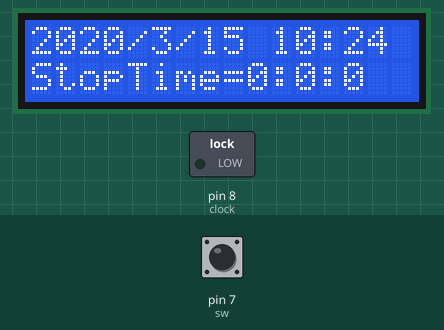
Bench run of a program on a simulated Arduino Uno, built with avr-gcc and run on an emulated ATmega328P. Parts: 16×2 character LCD, switched loads named in the program (green lamp = pin HIGH). The test bench sets the inputs (shaded band); at power-on: pin 7 (sw) HIGH. The local clock reads 2024-03-15 10:24:30 at power-on unless the program sets it; storage starts empty; what the program prints to the serial monitor is not drawn.

Above: at 4.3 s.
4.4 s: pin 7 (sw) pulled LOW for 1 s
At 5.2 s:
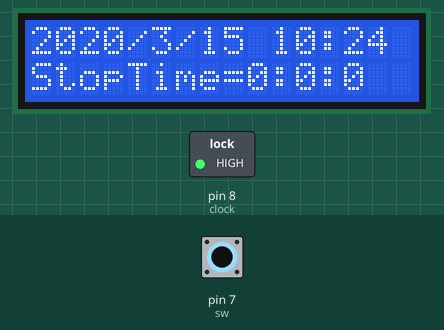
7.0 s: pin 7 (sw) pulled LOW for 1 s
At 9.2 s:
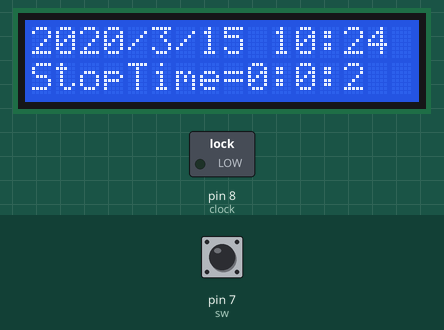
9.7 s: pin 7 (sw) pulled LOW for 3.2 s
At 10.4 s:
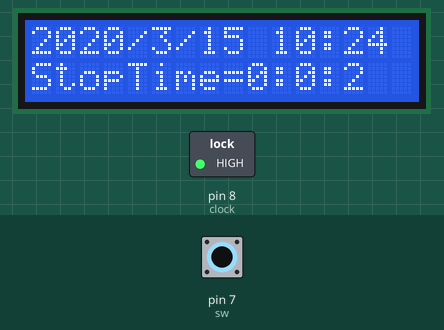
Timing chart, 0 to 14.5 s (numbered marks = the images above; inputs shaded):
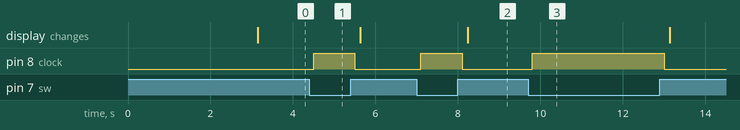

Measured:
- after the input at 4.4 s, pin 8 (clock): LOW → HIGH after 0.10 s, → LOW 1.0 s later
- after the input at 7.0 s, pin 8 (clock): LOW → HIGH after 0.10 s, → LOW 1.0 s later; the display: changes after 1.2 s (image 2)
- after the input at 9.7 s, pin 8 (clock): LOW → HIGH after 0.10 s, → LOW 3.2 s later

The program:

main.cpp
```cpp
#include <Arduino.h>
#include <Wire.h>
#include <Time.h>
#include <TimeLib.h>
#include <DS1307RTC.h>
#include <SPI.h>
#include <SD.h>
#include <LiquidCrystal_I2C.h>


LiquidCrystal_I2C lcd(0x3F, 16, 2);

unsigned long time_m = 0;       //正の整数のみでカウント小数点切り捨て。スイッチが押された時間を格納
unsigned long time_n = 0;       //正の整数のみでカウント小数点切り捨て。スイッチが離された時間を格納
unsigned long time_nagasa = 0;  //正の整数のみでカウント小数点切り捨て。スイッチが押されている間の時間を格納
unsigned long time_sec_buf = 0; //正の整数のみでカウント小数点切り捨て。押されている間の時間を積算
const int chipSelect = 4;       //SDカードシールドを使用する場合必要なピン番号、シールド使用時は4番ピンは使用不可
const int sw = 7;               //リミットスイッチのピン番号
const int clock = 8;            //アナログ時計用の出力。分圧抵抗R1=470R R2=220R
int h = 0;                      //計測時間
int m = 0;                      //計測分
int s = 0;                      //計測秒
int h_log = 0;                  //積算計測時間
int m_log = 0;                  //積算計測分
int s_log = 0;                  //積算計測秒
/*
void reset()
{
  tmElements_t tm;
  RTC.read(tm); //RCTを使うときの初期設定
  h = 0;        //計測時間
  m = 0;        //計測分
  s = 0;        //計測秒
  h_log = 0;    //積算計測時間
  m_log = 0;    //積算計測分
  s_log = 0;    //積算計測秒
  lcd.setCursor(0, 1);
  lcd.print("StopTime=");
  lcd.print(h_log);
  lcd.print(":");
  lcd.print(m_log);
  lcd.print(":");
  lcd.print(s_log);
}
*/
void setup()
{
  tmElements_t tm;
  RTC.read(tm);                      //RCTを使うときの初期設定
  //attachInterrupt(0, reset, RISING); //0番ピンがOFFからONに変化したらreset関数を割り込み実行
  pinMode(sw, INPUT_PULLUP);         //arduino内でプルアップじているので直接スイッチをつける
  pinMode(clock, OUTPUT);            //アナログ時計を動かす用の出力設定
  Serial.begin(9600);
  SD.begin(chipSelect);
  lcd.init();
  lcd.backlight();
  lcd.setCursor(2, 0);
  lcd.print("Stop Countor");
  lcd.setCursor(0, 1);
  lcd.print("made by yokokura");
  delay(3000);
  lcd.clear();
  lcd.setCursor(0, 0);
  lcd.print("2020");
  lcd.print("/");
  lcd.print(tm.Month);
  lcd.print("/");
  lcd.print(tm.Day);
  lcd.print(" ");
  lcd.print(tm.Hour);
  lcd.print(":");
  lcd.print(tm.Minute);
  lcd.setCursor(0, 1);
  lcd.print("StopTime=");
  lcd.print(h_log);
  lcd.print(":");
  lcd.print(m_log);
  lcd.print(":");
  lcd.print(s_log);
  digitalWrite(clock, LOW); //誤動作防止
}

void loop()
{
  tmElements_t tm;
  RTC.read(tm); //RCTを使うときの初期設定
  File dataFile = SD.open("datalog.csv", FILE_WRITE);

  while (digitalRead(sw) == HIGH) //スイッチが押されるまで待機
  {
  }
  Serial.print("start  ");
  Serial.print(tm.Month); //シリアルモニターに現在時刻とタレパンが停止した積算時間を表示
  Serial.print("/");
  Serial.print(tm.Day);
  Serial.print("  ");
  Serial.print(tm.Hour);
  Serial.print(":");
  Serial.println(tm.Minute);
  time_m = millis();             //スイッチが押され始めた時刻
  delay(100);                    //チャタリング対策
  digitalWrite(clock, HIGH);     //アナログ時計を起動
  while (digitalRead(sw) == LOW) //スイッチがONからOFFに変化した場合出力
  {
  }
  Serial.print("stop  ");
  Serial.print(tm.Month); //シリアルモニターに現在時刻とタレパンが停止した積算時間を表示
  Serial.print("/");
  Serial.print(tm.Day);
  Serial.print("  ");
  Serial.print(tm.Hour);
  Serial.print(":");
  Serial.println(tm.Minute);
  time_n = millis(); //スイッチが離された時刻
  delay(100);
  digitalWrite(clock, LOW);               //アナログ時計を停止
  time_nagasa = (time_n - time_m) / 1000; //スイッチが押下されて離された時間を算出(秒で表示)
  time_sec_buf += time_nagasa;            //スイッチが押下さてた時間を積算する。
  delay(100);

  while (time_nagasa >= 3600) //算出時間(秒)を時間、分、秒に変換
  {                           //時間を決定
    time_nagasa -= 3600;
    h++;
  }
  while (time_nagasa >= 60)
  { //分を決定
    time_nagasa -= 60;
    m++;
  }
  s = time_nagasa; //余りが秒

  while (time_sec_buf >= 3600) //積算された時間(秒)を時間、分、秒に変換
  {                            //時間を決定
    time_sec_buf -= 3600;
    h_log++;
  }
  while (time_sec_buf >= 60)
  {                  //分を決定
    if (m_log >= 60) //もし、分表示が60分以上になったら時間に繰り上がり
    {
      h_log++;
      m_log = 0;
    }

    time_sec_buf -= 60;
    m_log++;
  }

  s_log = time_sec_buf; //余りが秒

  Serial.print("rec ="); //シリアルモニターに積算された時間を
  Serial.print(h_log);
  Serial.print(":");
  Serial.print(m_log);
  Serial.print(":");
  Serial.println(s_log);

  lcd.clear(); //LCDにスイッチが押された時刻と総積算時間を表示(日をまたいでも、電源を落とさない限りリセットしない)
  lcd.backlight();
  lcd.setCursor(0, 0);
  lcd.print("2020");
  lcd.print("/");
  lcd.print(tm.Month);
  lcd.print("/");
  lcd.print(tm.Day);
  lcd.print(" ");
  lcd.print(tm.Hour);
  lcd.print(":");
  lcd.print(tm.Minute);
  lcd.setCursor(0, 1);
  lcd.print("StopTime=");
  lcd.print(h_log);
  lcd.print(":");
  lcd.print(m_log);
  lcd.print(":");
  lcd.print(s_log);

  dataFile.print(tm.Month); //csvに現在時刻とタレパンが停止した時間を書き込み
  dataFile.print("/");
  dataFile.print(tm.Day);
  dataFile.print("  ");
  dataFile.print(tm.Hour);
  dataFile.print(":");
  dataFile.print(tm.Minute);
  dataFile.print(",");
  dataFile.print(h);
  dataFile.print(":");
  dataFile.print(m);
  dataFile.print(":");
  dataFile.println(s);
  dataFile.close();
}
```
